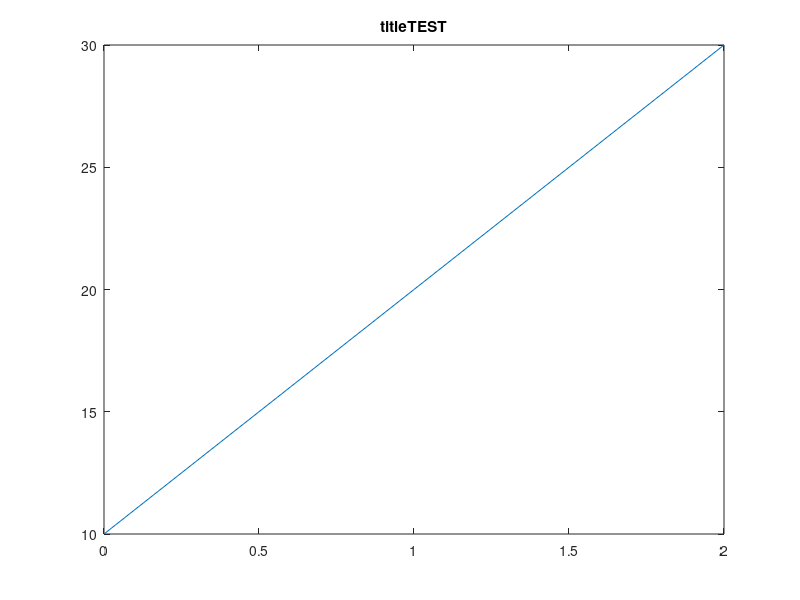
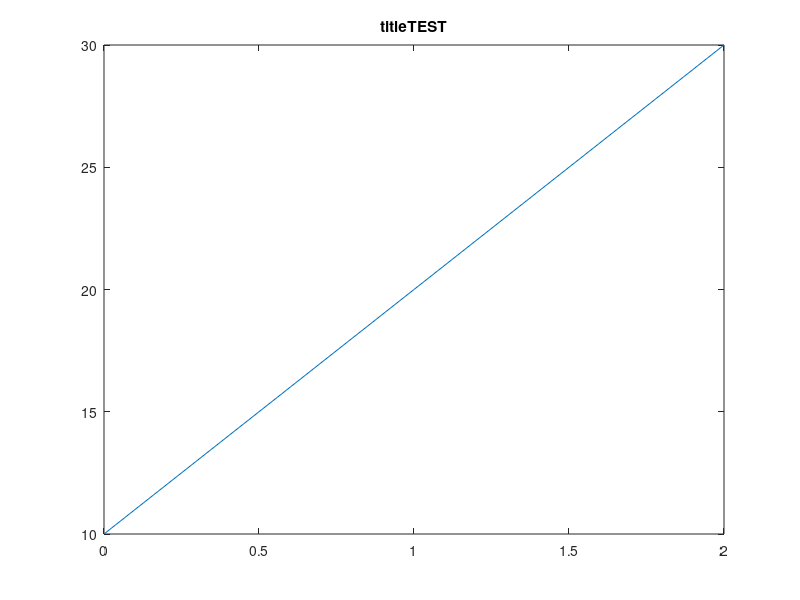
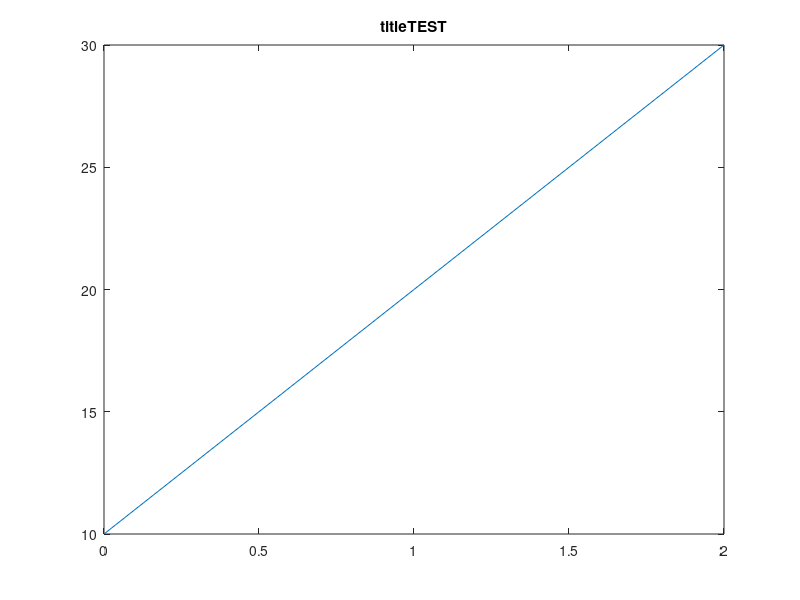

Source code (MATLAB) for these figures, in order:
clear all; 

x = [0 1 2];
y = [10 20 30];


testFileDirectory = 'C:\Users\James\Desktop\';
%fileNameNoRegister = 'Unregistered image';
fullfile = fullfile(testFileDirectory, 'Unregistered image');
fig = plot(x,y);
title('titleTEST');
saveas(fig, fullfile, 'bmp'); %bmp
saveas(fig, fullfile, 'meta'); %emf 
saveas(fig, fullfile, 'fig'); %fig